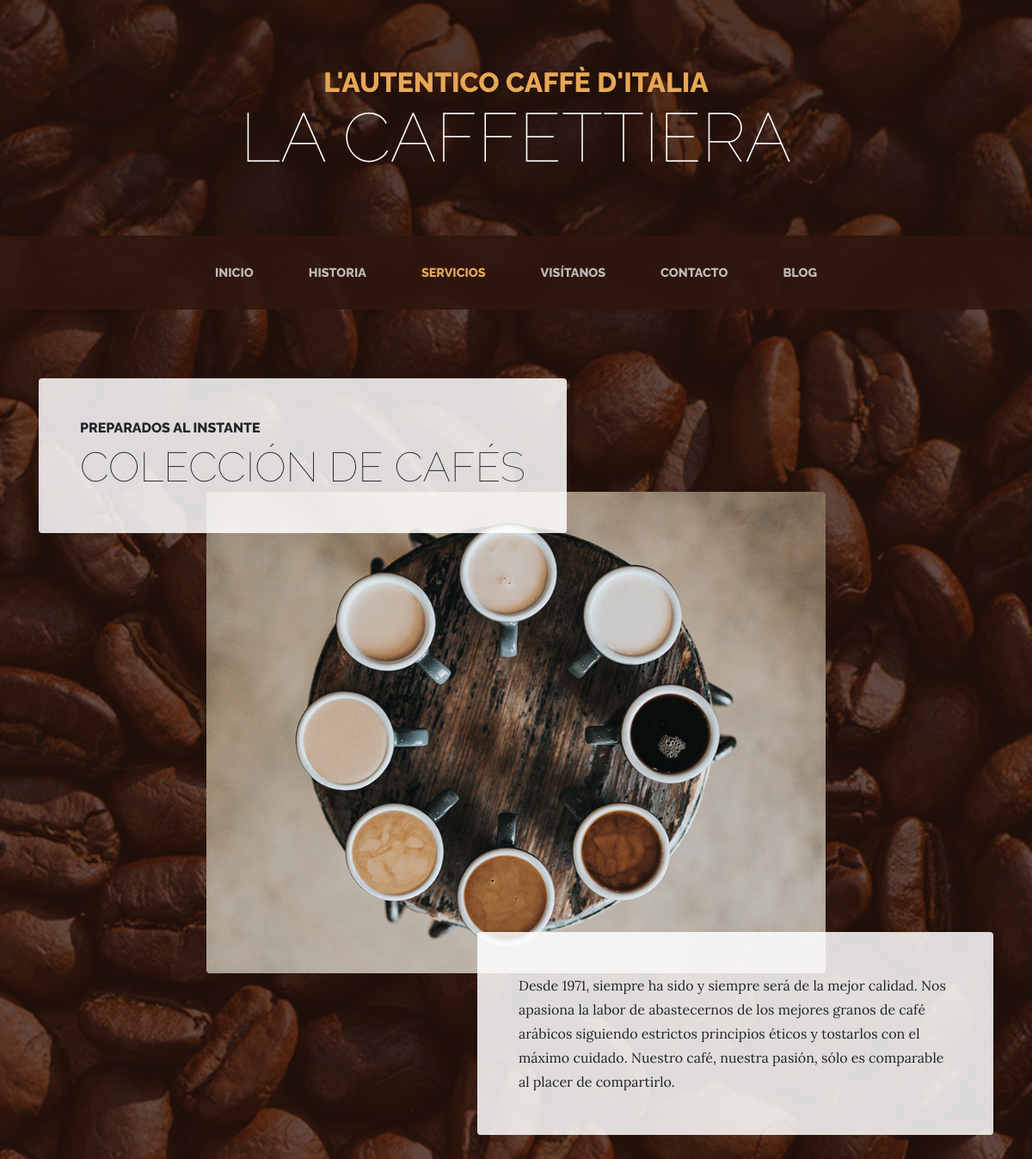
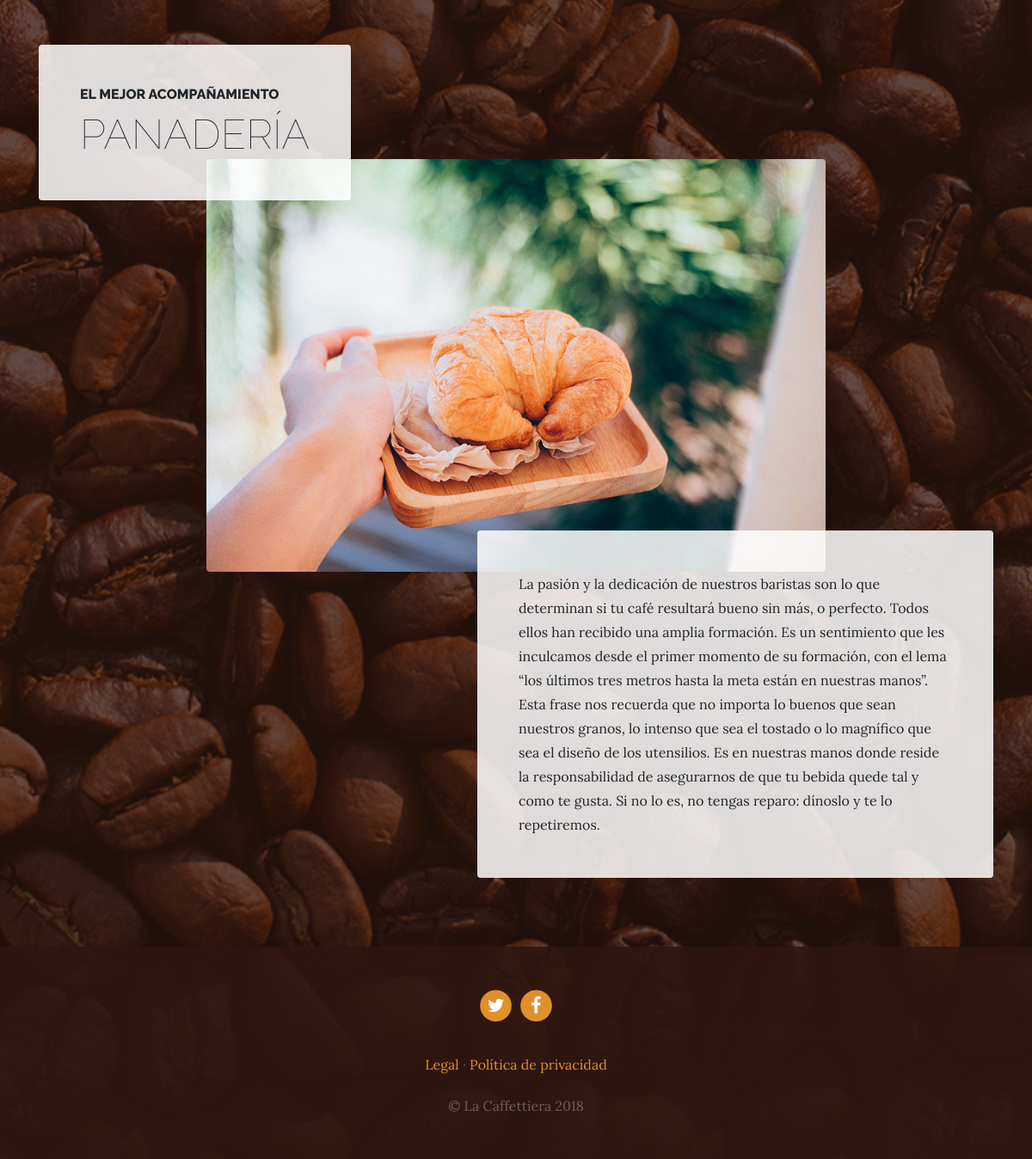
Page /services/ on the committed database (2 pictures, top to bottom).
### services/models.py (models this page shows, shortened)
class service(models.Model):
    title= models.CharField(max_length=200,verbose_name="Título")
    subtitle= models.CharField(max_length=200,verbose_name="Subtítulo")
    content= models.TextField(verbose_name="Contenido")
    image= models.ImageField(verbose_name="Imágen", upload_to="services")
    created= models.DateTimeField(auto_now_add=True,verbose_name="Fecha de creación")
    updated= models.DateTimeField(auto_now= True, verbose_name= "Fecha de actualización")
    class Meta:
        verbose_name= "Servicio"
        verbose_name_plural = "Servicios"
        ordering = ["-created"]

### pages/models.py (models this page shows, shortened)
class Page(models.Model):
    title= models.CharField(verbose_name="Título", max_length=200)
    content=RichTextField(verbose_name="Contenido")
    order= models.SmallIntegerField(verbose_name="Orden",default=0)
    created= models.DateTimeField(auto_now_add=True,verbose_name="Fecha de creación")
    updated= models.DateTimeField(auto_now= True, verbose_name= "Fecha de actualización")
    class Meta:
        verbose_name= "Página"
        verbose_name_plural = "Páginas"
        ordering = ['order','title']

### services/views.py (the view)
# urls.py: path('',views.services,name="services"),
def services(request):
    services = service.objects.all()
    return render(request,"services/services.html",{'services':services})

### pages/templatetags/pages_extras.py (called while the page is built)
@register.simple_tag
def get_page_list():
    pages= Page.objects.all()
    return pages

### social/processors.py (called while the page is built)
def context_dict(request):
    ctx_dict = {}
    links = Link.objects.all()
    for link in links:
        ctx_dict[link.key] = link.url
    return ctx_dict

### services/templates/services/services.html (shortened to what this page needs)
{% extends "core/base.html" %}
{% load static%}
{% block body %}
  {%for service in services %}
    <section class="page-section">
      <div class="container">
        <div class="product-item">
          <div class="product-item-title d-flex">
            <div class="bg-faded p-5 d-flex mr-auto rounded">
              <h2 class="section-heading mb-0">
                <span class="section-heading-upper">{{service.subtitle}}</span>
                <span class="section-heading-lower">{{service.title}}</span>
              </h2>
            </div>
          </div>
          <img class="product-item-img mx-auto d-flex rounded img-fluid mb-3 mb-lg-0" src="{{service.image.url}}" alt="">
          <div class="product-item-description d-flex ml-auto">
            <div class="bg-faded p-5 rounded">
              <p class="mb-0">{{service.content}}</p>
            </div>
          </div>
        </div>
      </div>
    </section>
  {% endfor %}
{% endblock%}

### core/templates/core/base.html (shortened to what this page needs)
<!DOCTYPE html>
<html lang="es">
  <head>
    {%load static%}
    <link href="{% static 'core/vendor/bootstrap/css/bootstrap.min.css' %}" rel="stylesheet">
    <link href="{% static 'core/vendor/font-awesome/css/font-awesome.min.css' %}" rel="stylesheet" type="text/css">
    <link href="{% static 'core/css/business-casual.css' %}" rel="stylesheet">
  </head>
  <body>
    <h1 class="site-heading text-center text-white d-none d-lg-block">
      <span class="site-heading-upper text-primary mb-3">L'autentico caffè d'italia</span>
      <span class="site-heading-lower">La Caffettiera</span>
    </h1>
    <nav class="navbar navbar-expand-lg navbar-dark py-lg-4" id="mainNav">
      <div class="container">
        <div class="collapse navbar-collapse" id="navbarResponsive">
          <ul class="navbar-nav mx-auto">
            <li class="nav-item  px-lg-4 {%if request.path == '/'%}active{%endif%}">
              <a class="nav-link text-uppercase text-expanded" href="{%url 'home' %}">Inicio</a>
            </li>
            <li class="nav-item px-lg-4 {%if request.path == '/about/'%}active{%endif%}">
              <a class="nav-link text-uppercase text-expanded" href="{%url 'about' %}">Historia</a>
            </li>
            <li class="nav-item px-lg-4 {%if request.path == '/services/'%}active{%endif%}">
              <a class="nav-link text-uppercase text-expanded" href="{%url 'services' %}">Servicios</a>
            </li>
            <li class="nav-item px-lg-4 {%if request.path == '/store/'%}active{%endif%}">
              <a class="nav-link text-uppercase text-expanded" href="{%url 'store' %}">Visítanos</a>
            </li>
            <li class="nav-item px-lg-4 {%if request.path == '/contact/'%}active{%endif%}">
              <a class="nav-link text-uppercase text-expanded" href="{%url 'contact' %}">Contacto</a>
            </li>
            <li class="nav-item px-lg-4 {%if request.path|slice:":6" == '/blog/'%}active{%endif%}">
              <a class="nav-link text-uppercase text-expanded" href="{%url 'blog' %}">Blog</a>
            </li>
          </ul>
        </div>
      </div>
    </nav>
{%block body%}{%endblock%}
    <footer class="footer text-faded text-center py-5">
      <div class="container">
        <p class="m-0">
        {%if link_twitter%}
	        <a href="{{link_twitter}}" class="link">
	          <span class="fa-stack fa-lg">
	            <i class="fa fa-circle fa-stack-2x"></i>
	            <i class="fa fa-twitter fa-stack-1x fa-inverse"></i>
	          </span>
	        </a>
          {%endif%}
          {%if link_facebook%}
	        <a href="{{link_facebook}}" class="link">
	          <span class="fa-stack fa-lg">
	            <i class="fa fa-circle fa-stack-2x"></i>
	            <i class="fa fa-facebook fa-stack-1x fa-inverse"></i>
	          </span>
	        </a>
          {%endif%}
	    </p>
        <p class="m-0 mbt">
          {%load pages_extras %}
          {%get_page_list as pages_list %}
          {%for page in pages_list%}
           <a href="{%url 'page' page.id page.title|slugify %}" class="link">{{page.title}}</a> {% if not forloop.last%}·{%endif%}
          {%endfor%}
		</p>
        <p class="m-0 mbt1">&copy; La Caffettiera 2018</p>
      </div>
	</footer>
  </body>
</html>

### core/static/core/css/business-casual.css (style rules this page uses)
body { font-family: 'Lora'; background: linear-gradient(rgba(47, 23, 15, 0.65), rgba(47, 23, 15, 0.65)), url("../img/bg.jpg"); background-attachment: fixed; background-position: center; background-size: cover; }
h1, h2, h3, h4, h5, h6 { font-family: 'Raleway'; }
p { line-height: 1.75; }
.text-faded { color: rgba(255, 255, 255, 0.3); }
.site-heading { margin-top: 5rem; margin-bottom: 5rem; text-transform: uppercase; line-height: 1; font-family: 'Raleway'; }
.site-heading .site-heading-upper { display: block; font-size: 2rem; font-weight: 800; }
.site-heading .site-heading-lower { font-size: 5rem; font-weight: 100; line-height: 4rem; }
.page-section { margin-top: 5rem; margin-bottom: 5rem; }
.section-heading { text-transform: uppercase; }
.section-heading .section-heading-upper { display: block; font-size: 1rem; font-weight: 800; padding-bottom:.5rem; }
.section-heading .section-heading-lower { display: block; font-size: 3rem; font-weight: 100; }
.bg-faded { background-color: rgba(255, 255, 255, 0.85); }
#mainNav { background-color: rgba(47, 23, 15, 0.9); font-family: 'Raleway'; }
#mainNav .navbar-nav .nav-item .nav-link { color: rgba(255, 255, 255, 0.7); font-weight: 800; }
#mainNav .navbar-nav .nav-item.active .nav-link { color: #e6a756; }
@media (min-width: 992px) { #mainNav .navbar-nav .nav-item .nav-link { font-size: 0.9rem; } }
@media (min-width: 992px) { .product-item .product-item-title { position: relative; z-index: 1; margin-bottom: -3rem; } }
@media (min-width: 992px) { .product-item .product-item-img { position: relative; z-index: 0; max-width: 60vw; } }
@media (min-width: 992px) { .product-item .product-item-description { position: relative; z-index: 1; margin-top: -3rem; max-width: 50vw; } }
.footer { background-color: rgba(47, 23, 15, 0.9); }
.text-primary { color: #e6a756 !important; }
.mbt { padding-top: 2rem; }
.mbt1 { padding-top: 1.25rem; }
a.link { color: #df902a; }

### rows in the picture
service: subtitle "PREPARADOS AL INSTANTE", title "COLECCIÓN DE CAFÉS", image (picture), content "Desde 1971, siempre ha sido y siempre será de la mejor calidad. Nos apasiona la labor de abastecernos de los mejores granos de café arábicos siguiendo estrictos principios éticos y tostarlos con el máximo cuidado. Nuestro café, nuestra pasión, sólo es comparable al placer de compartirlo."
service: subtitle "EL MEJOR ACOMPAÑAMIENTO", title "PANADERÍA", image (picture), content "La pasión y la dedicación de nuestros baristas son lo que determinan si tu café resultará bueno sin más, o perfecto. Todos ellos han recibido una amplia formación. Es un sentimiento que les inculcamos desde el primer momento de su formación, con el lema “los últimos tres metros hasta la meta están en nuestras manos”. Esta frase nos recuerda que no importa lo buenos que sean nuestros granos, lo intenso que sea el tostado o lo magnífico que sea el diseño de los utensilios. Es en nuestras manos donde reside la responsabilidad de asegurarnos de que tu bebida quede tal y como te gusta. Si no lo es, no tengas reparo: dínoslo y te lo repetiremos."
Page: title "Legal"
Page: title "Política de privacidad"
